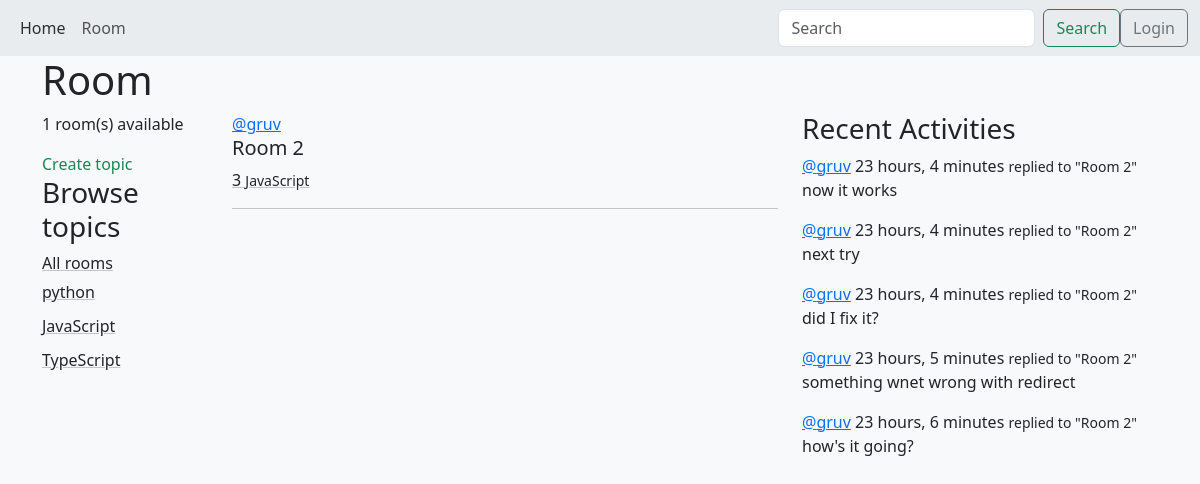
/room?q=JavaScript, run on the app's committed database.
### base/models.py (models this page shows, shortened)
class Topic(models.Model):
    name = models.CharField(max_length=200)

class Room(models.Model):
    host = models.ForeignKey(User, on_delete=SET_NULL, null=True)
    topic = models.ForeignKey(Topic, on_delete=SET_NULL, null=True)
    name = models.CharField(max_length=200)
    description = models.TextField(null=True, blank=True)  #true allows to be empty
    participants = models.ManyToManyField(User, related_name='participants', blank=True)
    updated = models.DateTimeField(auto_now=True)
    created = models.DateTimeField(auto_now_add=True)
    class Meta:
        ordering =  ['-updated', '-created']
    def __str__(self):
        return self.name

class Message(models.Model):
    user = models.ForeignKey(User, on_delete=CASCADE)
    room = models.ForeignKey(Room, on_delete=models.CASCADE)
    body = models.TextField()
    updated = models.DateTimeField(auto_now=True)
    created = models.DateTimeField(auto_now_add=True)
    class Meta:
        ordering =  ['-updated', '-created']
    def __str__(self):
        return self.body[0:50]

### base/views.py (the view)
# urls.py: path('room', views.room, name='room'),
def room(req):
    q = req.GET.get('q') if req.GET.get('q') != None else ''
    rooms = Room.objects.filter(
        Q(topic__name__icontains=q) |
        Q(name__icontains=q) |
        Q(description__icontains=q)
    )
    room_count = rooms.count()
    topics = Topic.objects.all()
    room_messages = Message.objects.filter(Q(room__topic__name__icontains=q))
    context = {
        'rooms': rooms,
        'topics': topics,
        "room_count": room_count,
        "room_messages": room_messages,
    }
    return render(req, 'base/room.html', context)

### base/templates/base/room.html
{% extends 'index.html' %} {% block content %}
<h1>Room</h1>
<div class="rooms row">
  <div class="col-2">
    <p>{{room_count}} room(s) available</p>
    <div>
      <a class="nav-link link-success" href="{% url 'create-room' %}"
        >Create topic
      </a>
    </div>
        {% include 'base/topics_component.html' %}
  </div>
  <div class="room col-6">
    {% include 'base/feed_component.html' %}
  </div>
  <div class="col-4">
    {% include 'base/activity_component.html' %}
  </div>
</div>
{% endblock %}

### base/templates/base/topics_component.html
<h3>Browse topics</h3>
<a
    class="link-underline-opacity-25 link-underline-opacity-100-hover link-dark"
    href="{% url 'room' %}"
>All rooms
</a>
{% for topic in topics %}
<div style="padding-top: 5px; padding-bottom: 5px">
    <a
        class="link-dark link-underline-opacity-25 link-underline-opacity-100-hover"
        href="{% url 'room' %}?q={{topic.name}}"
    >{{ topic.name }}
    </a>
</div>
{% endfor %}

### base/templates/base/feed_component.html (shortened to what this page needs)
{% for room in rooms %}
    <div>
      <a href="{% url 'user-profile' room.host.id %}" class="link-primary">@{{ room.host.username }}</a>
      <h5>{{ room.name }}</h5>
      <a
        class="link-dark link-underline-opacity-25 link-underline-opacity-100-hover"
        href=" {% url 'room_id' room.id %} "
        >{{ room.id }} <small>{{ room.topic.name}}</small></a
      >
      <hr />
    </div>
    {% endfor %}

### base/templates/base/activity_component.html (shortened to what this page needs)
 <h3>Recent Activities</h3>
    {% for message in room_messages %}
    <div class="mb-2">
      <a href="{% url 'user-profile' message.user.id %}" class="link-primary"> @{{message.user}}</a>
        <span> {{message.created|timesince}}</span>
      <small>replied to "{{message.room}}"</small>
      <p>{{message}}</p>
    </div>
    {% endfor %}

### data on the page
Topic: name "python"
Topic: name "JavaScript"
Topic: name "TypeScript"
Room: host.username "gruv", name "Room 2", id "3", topic.name "JavaScript"
Message: user "gruv", created "23 hours, 4 minutes", room "Room 2", body "now it works"
Message: user "gruv", created "23 hours, 4 minutes", room "Room 2", body "next try"
Message: user "gruv", created "23 hours, 4 minutes", room "Room 2", body "did I fix it?"
Message: user "gruv", created "23 hours, 5 minutes", room "Room 2", body "something wnet wrong with redirect"
Message: user "gruv", created "23 hours, 6 minutes", room "Room 2", body "how's it going?"

### other printed values
{{ room_count }} "1"
